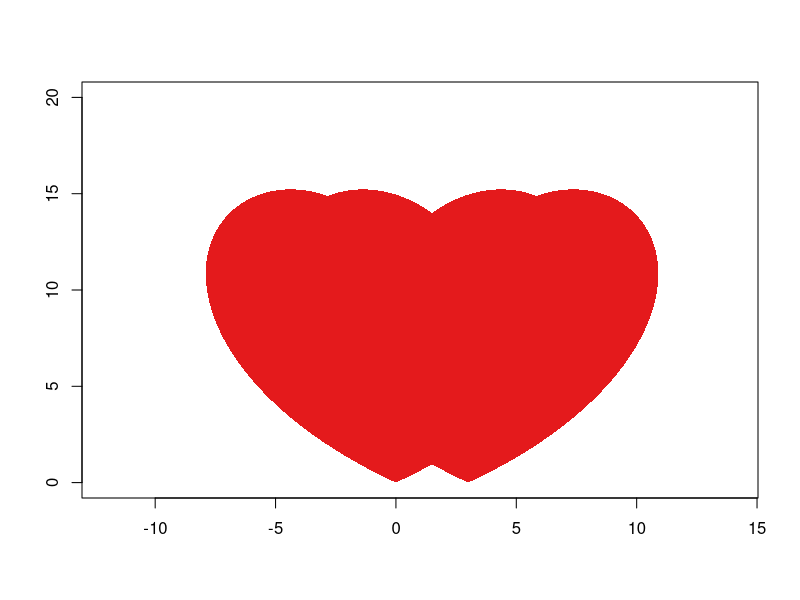
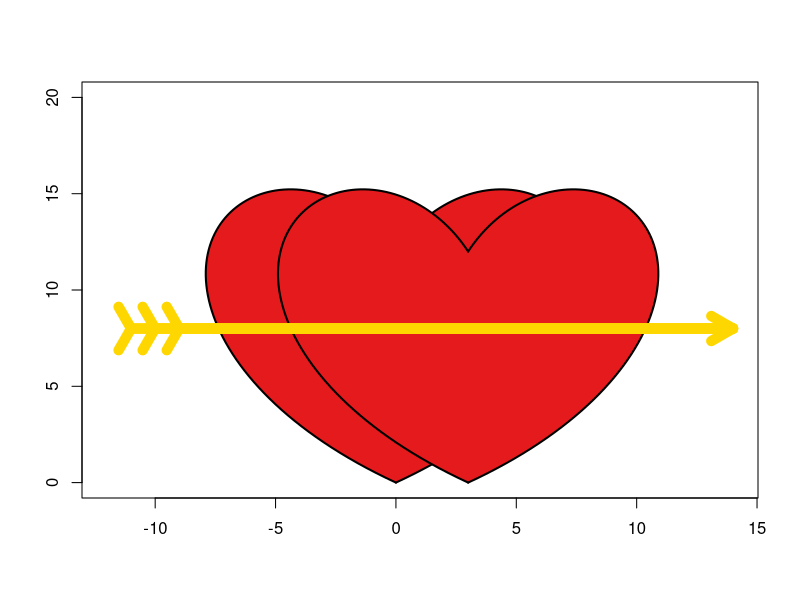

The R script that drew these images, in order:
#### refer: https://www.jianshu.com/p/bafba7c04315

rm(list=ls())

library(RColorBrewer)
col <- brewer.pal(3,"Set1")[1]
t <- seq(0,60,len=100)
x <- -.01*(-t^2+40*t+1200)*sin(pi*t/180)
y <- .01*(-t^2+40*t+1200)*cos(pi*t/180)

plot(c(-12,14),c(0,20),type="n",axes=T,xlab="",ylab="")
polygon(x,y,col = col,border = NA)
polygon(-x,y,col=col,border=NA)

polygon(x+3,y,col = col,border=NA)
polygon(-x+3,y,col = col,border=NA)

plot(c(-12,14),c(0,20),type="n",axes=T,xlab="",ylab="")
polygon(x,y,col = col,border=NA)
polygon(-x,y,col = col,border=NA)
lines(x,y,lwd=2)
lines(-x,y,lwd=2)
polygon(x+3,y,col = col,border=NA)
polygon(-x+3,y,col = col,border=NA)
lines(x+3,y,lwd=2)
lines(-x+3,y,lwd=2)

arrows(-11,8,14,8,lwd=10,col = "gold")
arrows(14,8,-11,8,lwd=10,col = "gold",angle = 120)
arrows(14,8,-10,8,lwd=10,col = "gold",angle = 120)
arrows(14,8,-9,8,lwd=10,col = "gold",angle = 120)
